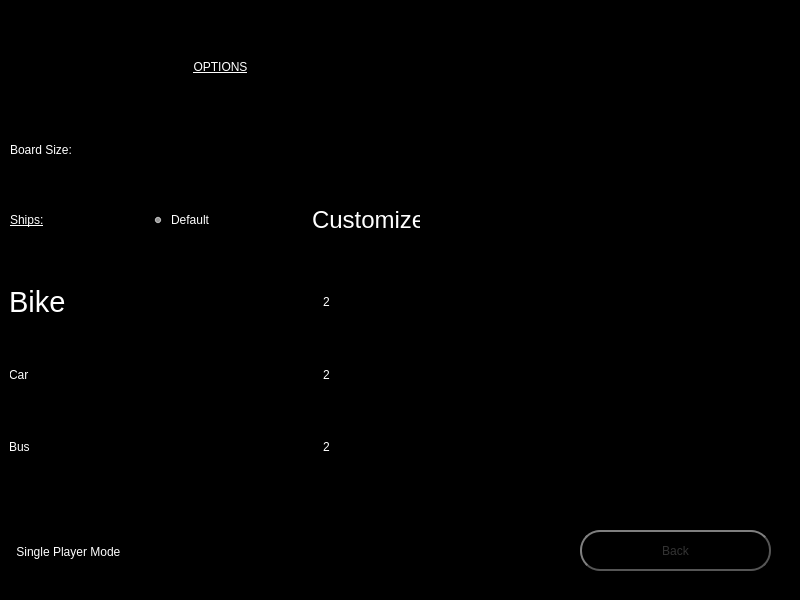
<?xml version="1.0" encoding="UTF-8"?>
<ui version="4.0">
 <class>OptionsPage</class>
 <widget class="QWidget" name="OptionsPage">
  <property name="geometry">
   <rect>
    <x>0</x>
    <y>0</y>
    <width>800</width>
    <height>600</height>
   </rect>
  </property>
  <property name="windowTitle">
   <string>Form</string>
  </property>
  <property name="styleSheet">
   <string notr="true">background-color: rgb(0, 0, 0);</string>
  </property>
  <widget class="QPushButton" name="backButtonOptions">
   <property name="geometry">
    <rect>
     <x>580</x>
     <y>530</y>
     <width>191</width>
     <height>41</height>
    </rect>
   </property>
   <property name="styleSheet">
    <string notr="true">QPushButton {
	font: 18pt &quot;MS Shell Dlg 2&quot;;
    color: #333;
    border: 2px solid #555;
    border-radius: 20px;
    border-style: outset;
    background: qradialgradient(
        cx: 0.3, cy: -0.4, fx: 0.3, fy: -0.4,
        radius: 1.35, stop: 0 #fff, stop: 1 #888
        );
    padding: 5px;
    }

QPushButton:hover {
    background: qradialgradient(
        cx: 0.3, cy: -0.4, fx: 0.3, fy: -0.4,
        radius: 1.35, stop: 0 #fff, stop: 1 #bbb
        );
    }

QPushButton:pressed {
    border-style: inset;
    background: qradialgradient(
        cx: 0.4, cy: -0.1, fx: 0.4, fy: -0.1,
        radius: 1.35, stop: 0 #fff, stop: 1 #ddd
        );
    }</string>
   </property>
   <property name="text">
    <string>Back</string>
   </property>
  </widget>
  <widget class="QWidget" name="horizontalLayoutWidget_4">
   <property name="geometry">
    <rect>
     <x>10</x>
     <y>520</y>
     <width>419</width>
     <height>64</height>
    </rect>
   </property>
   <layout class="QHBoxLayout" name="horizontalLayout_4">
    <item>
     <widget class="QCheckBox" name="SinglePlayerCB">
      <property name="maximumSize">
       <size>
        <width>250</width>
        <height>16777215</height>
       </size>
      </property>
      <property name="layoutDirection">
       <enum>Qt::RightToLeft</enum>
      </property>
      <property name="styleSheet">
       <string notr="true">font: 22pt &quot;MS Shell Dlg 2&quot;;
color: rgb(255, 255, 255);</string>
      </property>
      <property name="text">
       <string>Single Player Mode  </string>
      </property>
      <property name="iconSize">
       <size>
        <width>25</width>
        <height>25</height>
       </size>
      </property>
     </widget>
    </item>
    <item>
     <spacer name="horizontalSpacer">
      <property name="orientation">
       <enum>Qt::Horizontal</enum>
      </property>
      <property name="sizeHint" stdset="0">
       <size>
        <width>40</width>
        <height>20</height>
       </size>
      </property>
     </spacer>
    </item>
   </layout>
  </widget>
  <widget class="QWidget" name="verticalLayoutWidget">
   <property name="geometry">
    <rect>
     <x>10</x>
     <y>10</y>
     <width>421</width>
     <height>491</height>
    </rect>
   </property>
   <layout class="QVBoxLayout" name="verticalLayout">
    <item>
     <widget class="QLabel" name="optionsTitle">
      <property name="maximumSize">
       <size>
        <width>16777215</width>
        <height>60</height>
       </size>
      </property>
      <property name="styleSheet">
       <string notr="true">font: 75 26pt &quot;MS Shell Dlg 2&quot;;
color: rgb(255, 255, 255);
text-decoration: underline;</string>
      </property>
      <property name="text">
       <string>OPTIONS</string>
      </property>
      <property name="alignment">
       <set>Qt::AlignCenter</set>
      </property>
     </widget>
    </item>
    <item>
     <layout class="QHBoxLayout" name="horizontalLayout">
      <item>
       <widget class="QLabel" name="boardSizeLabel">
        <property name="maximumSize">
         <size>
          <width>200</width>
          <height>16777215</height>
         </size>
        </property>
        <property name="styleSheet">
         <string notr="true">font: 22pt &quot;MS Shell Dlg 2&quot;;
color: rgb(255, 255, 255);</string>
        </property>
        <property name="text">
         <string>Board Size:</string>
        </property>
       </widget>
      </item>
      <item>
       <spacer name="horizontalSpacer_2">
        <property name="orientation">
         <enum>Qt::Horizontal</enum>
        </property>
        <property name="sizeHint" stdset="0">
         <size>
          <width>40</width>
          <height>20</height>
         </size>
        </property>
       </spacer>
      </item>
      <item>
       <widget class="QLineEdit" name="boardSizeInput">
        <property name="maximumSize">
         <size>
          <width>40</width>
          <height>40</height>
         </size>
        </property>
        <property name="font">
         <font>
          <family>MS Shell Dlg 2</family>
          <pointsize>18</pointsize>
          <weight>50</weight>
          <italic>false</italic>
          <bold>false</bold>
         </font>
        </property>
        <property name="styleSheet">
         <string notr="true">font: 18pt &quot;MS Shell Dlg 2&quot;;</string>
        </property>
        <property name="text">
         <string>8</string>
        </property>
        <property name="alignment">
         <set>Qt::AlignCenter</set>
        </property>
       </widget>
      </item>
     </layout>
    </item>
    <item>
     <layout class="QHBoxLayout" name="horizontalLayout_3">
      <item>
       <widget class="QLabel" name="ShipsTitle">
        <property name="styleSheet">
         <string notr="true">font: 22pt &quot;MS Shell Dlg 2&quot;;
text-decoration: underline;
color: rgb(255, 255, 255);</string>
        </property>
        <property name="text">
         <string>Ships:</string>
        </property>
       </widget>
      </item>
      <item>
       <widget class="QRadioButton" name="isDefault">
        <property name="styleSheet">
         <string notr="true">font: 18pt &quot;MS Shell Dlg 2&quot;;
color: rgb(255, 255, 255);</string>
        </property>
        <property name="text">
         <string>Default</string>
        </property>
        <property name="checked">
         <bool>true</bool>
        </property>
       </widget>
      </item>
      <item>
       <widget class="QRadioButton" name="isCustomize">
        <property name="font">
         <font>
          <family>MS Shell Dlg 2</family>
          <pointsize>18</pointsize>
          <weight>50</weight>
          <italic>false</italic>
          <bold>false</bold>
         </font>
        </property>
        <property name="styleSheet">
         <string notr="true">font: 18pt &quot;MS Shell Dlg 2&quot;;
color: rgb(255, 255, 255);</string>
        </property>
        <property name="text">
         <string>Customize</string>
        </property>
       </widget>
      </item>
     </layout>
    </item>
    <item>
     <widget class="QStackedWidget" name="addShipsWidget">
      <property name="maximumSize">
       <size>
        <width>16777215</width>
        <height>200</height>
       </size>
      </property>
      <property name="currentIndex">
       <number>0</number>
      </property>
      <widget class="QWidget" name="defaultPage">
       <widget class="QWidget" name="gridLayoutWidget_5">
        <property name="geometry">
         <rect>
          <x>-1</x>
          <y>-1</y>
          <width>421</width>
          <height>211</height>
         </rect>
        </property>
        <layout class="QGridLayout" name="gridLayout_3">
         <item row="0" column="0">
          <widget class="QLabel" name="bikeLabel">
           <property name="font">
            <font>
             <family>MS Shell Dlg 2</family>
             <pointsize>22</pointsize>
             <weight>50</weight>
             <italic>false</italic>
             <bold>false</bold>
            </font>
           </property>
           <property name="styleSheet">
            <string notr="true">font: 22pt &quot;MS Shell Dlg 2&quot;;
color: rgb(255, 255, 255);</string>
           </property>
           <property name="text">
            <string>Bike</string>
           </property>
          </widget>
         </item>
         <item row="1" column="0">
          <widget class="QLabel" name="carLabel">
           <property name="styleSheet">
            <string notr="true">font: 22pt &quot;MS Shell Dlg 2&quot;;
color: rgb(255, 255, 255);</string>
           </property>
           <property name="text">
            <string>Car</string>
           </property>
          </widget>
         </item>
         <item row="2" column="0">
          <widget class="QLabel" name="busLabel">
           <property name="styleSheet">
            <string notr="true">font: 22pt &quot;MS Shell Dlg 2&quot;;
color: rgb(255, 255, 255);</string>
           </property>
           <property name="text">
            <string>Bus</string>
           </property>
          </widget>
         </item>
         <item row="0" column="1">
          <widget class="QLabel" name="defaultBikeCount">
           <property name="layoutDirection">
            <enum>Qt::LeftToRight</enum>
           </property>
           <property name="styleSheet">
            <string notr="true">font: 22pt &quot;MS Shell Dlg 2&quot;;
color: rgb(255, 255, 255);</string>
           </property>
           <property name="text">
            <string>2</string>
           </property>
           <property name="alignment">
            <set>Qt::AlignCenter</set>
           </property>
          </widget>
         </item>
         <item row="1" column="1">
          <widget class="QLabel" name="defaultCarCount">
           <property name="styleSheet">
            <string notr="true">font: 22pt &quot;MS Shell Dlg 2&quot;;
color: rgb(255, 255, 255);</string>
           </property>
           <property name="text">
            <string>2</string>
           </property>
           <property name="alignment">
            <set>Qt::AlignCenter</set>
           </property>
          </widget>
         </item>
         <item row="2" column="1">
          <widget class="QLabel" name="defaultBusCount">
           <property name="styleSheet">
            <string notr="true">font: 22pt &quot;MS Shell Dlg 2&quot;;
color: rgb(255, 255, 255);</string>
           </property>
           <property name="text">
            <string>2</string>
           </property>
           <property name="alignment">
            <set>Qt::AlignCenter</set>
           </property>
          </widget>
         </item>
        </layout>
       </widget>
      </widget>
      <widget class="QWidget" name="customizePage">
       <widget class="QWidget" name="gridLayoutWidget_3">
        <property name="geometry">
         <rect>
          <x>-1</x>
          <y>-11</y>
          <width>403</width>
          <height>221</height>
         </rect>
        </property>
        <layout class="QGridLayout" name="gridLayout">
         <item row="3" column="2">
          <widget class="QLabel" name="shipCount">
           <property name="maximumSize">
            <size>
             <width>45</width>
             <height>16777215</height>
            </size>
           </property>
           <property name="styleSheet">
            <string notr="true">font: 18pt &quot;MS Shell Dlg 2&quot;;
color: rgb(255, 255, 255);</string>
           </property>
           <property name="text">
            <string>0</string>
           </property>
           <property name="alignment">
            <set>Qt::AlignCenter</set>
           </property>
          </widget>
         </item>
         <item row="0" column="0">
          <widget class="QPushButton" name="addBike">
           <property name="maximumSize">
            <size>
             <width>100</width>
             <height>16777215</height>
            </size>
           </property>
           <property name="styleSheet">
            <string notr="true">QPushButton {
	font: 13pt &quot;MS Shell Dlg 2&quot;;
    color: #333;
    border: 2px solid #555;
    border-radius: 20px;
    border-style: outset;
    background: qradialgradient(
        cx: 0.3, cy: -0.4, fx: 0.3, fy: -0.4,
        radius: 1.35, stop: 0 #fff, stop: 1 #888
        );
    padding: 1px;
    }

QPushButton:hover {
    background: qradialgradient(
        cx: 0.3, cy: -0.4, fx: 0.3, fy: -0.4,
        radius: 1.35, stop: 0 #fff, stop: 1 #bbb
        );
    }

QPushButton:pressed {
    border-style: inset;
    background: qradialgradient(
        cx: 0.4, cy: -0.1, fx: 0.4, fy: -0.1,
        radius: 1.35, stop: 0 #fff, stop: 1 #ddd
        );
    }</string>
           </property>
           <property name="text">
            <string>Add Bike</string>
           </property>
          </widget>
         </item>
         <item row="1" column="0">
          <widget class="QPushButton" name="addCar">
           <property name="maximumSize">
            <size>
             <width>100</width>
             <height>16777215</height>
            </size>
           </property>
           <property name="styleSheet">
            <string notr="true">QPushButton {
	font: 13pt &quot;MS Shell Dlg 2&quot;;
    color: #333;
    border: 2px solid #555;
    border-radius: 20px;
    border-style: outset;
    background: qradialgradient(
        cx: 0.3, cy: -0.4, fx: 0.3, fy: -0.4,
        radius: 1.35, stop: 0 #fff, stop: 1 #888
        );
    padding: 1px;
    }

QPushButton:hover {
    background: qradialgradient(
        cx: 0.3, cy: -0.4, fx: 0.3, fy: -0.4,
        radius: 1.35, stop: 0 #fff, stop: 1 #bbb
        );
    }

QPushButton:pressed {
    border-style: inset;
    background: qradialgradient(
        cx: 0.4, cy: -0.1, fx: 0.4, fy: -0.1,
        radius: 1.35, stop: 0 #fff, stop: 1 #ddd
        );
    }</string>
           </property>
           <property name="text">
            <string>Add Car</string>
           </property>
          </widget>
         </item>
         <item row="0" column="2">
          <widget class="QLabel" name="bikeCount">
           <property name="maximumSize">
            <size>
             <width>45</width>
             <height>16777215</height>
            </size>
           </property>
           <property name="styleSheet">
            <string notr="true">font: 18pt &quot;MS Shell Dlg 2&quot;;
color: rgb(255, 255, 255);</string>
           </property>
           <property name="text">
            <string>2</string>
           </property>
           <property name="alignment">
            <set>Qt::AlignCenter</set>
           </property>
          </widget>
         </item>
         <item row="1" column="2">
          <widget class="QLabel" name="carCount">
           <property name="maximumSize">
            <size>
             <width>45</width>
             <height>16777215</height>
            </size>
           </property>
           <property name="styleSheet">
            <string notr="true">font: 18pt &quot;MS Shell Dlg 2&quot;;
color: rgb(255, 255, 255);</string>
           </property>
           <property name="text">
            <string>2</string>
           </property>
           <property name="alignment">
            <set>Qt::AlignCenter</set>
           </property>
          </widget>
         </item>
         <item row="3" column="0">
          <layout class="QHBoxLayout" name="horizontalLayout_5">
           <item>
            <widget class="QPushButton" name="addCustomShip">
             <property name="maximumSize">
              <size>
               <width>130</width>
               <height>16777215</height>
              </size>
             </property>
             <property name="styleSheet">
              <string notr="true">QPushButton {
	font: 13pt &quot;MS Shell Dlg 2&quot;;
    color: #333;
    border: 2px solid #555;
    border-radius: 20px;
    border-style: outset;
    background: qradialgradient(
        cx: 0.3, cy: -0.4, fx: 0.3, fy: -0.4,
        radius: 1.35, stop: 0 #fff, stop: 1 #888
        );
    padding: 1px;
    }

QPushButton:hover {
    background: qradialgradient(
        cx: 0.3, cy: -0.4, fx: 0.3, fy: -0.4,
        radius: 1.35, stop: 0 #fff, stop: 1 #bbb
        );
    }

QPushButton:pressed {
    border-style: inset;
    background: qradialgradient(
        cx: 0.4, cy: -0.1, fx: 0.4, fy: -0.1,
        radius: 1.35, stop: 0 #fff, stop: 1 #ddd
        );
    }</string>
             </property>
             <property name="text">
              <string>Add custom ship</string>
             </property>
            </widget>
           </item>
           <item>
            <widget class="QLineEdit" name="lengthInput">
             <property name="maximumSize">
              <size>
               <width>50</width>
               <height>16777215</height>
              </size>
             </property>
             <property name="styleSheet">
              <string notr="true">font: 12pt &quot;MS Shell Dlg 2&quot;;
color: rgb(255, 255, 255);</string>
             </property>
             <property name="text">
              <string>Length</string>
             </property>
             <property name="alignment">
              <set>Qt::AlignCenter</set>
             </property>
            </widget>
           </item>
           <item>
            <widget class="QLineEdit" name="widthInput">
             <property name="maximumSize">
              <size>
               <width>50</width>
               <height>80</height>
              </size>
             </property>
             <property name="styleSheet">
              <string notr="true">font: 12pt &quot;MS Shell Dlg 2&quot;;
color: rgb(255, 255, 255);</string>
             </property>
             <property name="text">
              <string>Width</string>
             </property>
             <property name="alignment">
              <set>Qt::AlignCenter</set>
             </property>
            </widget>
           </item>
          </layout>
         </item>
         <item row="2" column="0">
          <widget class="QPushButton" name="addBus">
           <property name="maximumSize">
            <size>
             <width>100</width>
             <height>16777215</height>
            </size>
           </property>
           <property name="styleSheet">
            <string notr="true">QPushButton {
	font: 13pt &quot;MS Shell Dlg 2&quot;;
    color: #333;
    border: 2px solid #555;
    border-radius: 20px;
    border-style: outset;
    background: qradialgradient(
        cx: 0.3, cy: -0.4, fx: 0.3, fy: -0.4,
        radius: 1.35, stop: 0 #fff, stop: 1 #888
        );
    padding: 1px;
    }

QPushButton:hover {
    background: qradialgradient(
        cx: 0.3, cy: -0.4, fx: 0.3, fy: -0.4,
        radius: 1.35, stop: 0 #fff, stop: 1 #bbb
        );
    }

QPushButton:pressed {
    border-style: inset;
    background: qradialgradient(
        cx: 0.4, cy: -0.1, fx: 0.4, fy: -0.1,
        radius: 1.35, stop: 0 #fff, stop: 1 #ddd
        );
    }</string>
           </property>
           <property name="text">
            <string>Add Bus</string>
           </property>
          </widget>
         </item>
         <item row="2" column="2">
          <widget class="QLabel" name="busCount">
           <property name="maximumSize">
            <size>
             <width>45</width>
             <height>16777215</height>
            </size>
           </property>
           <property name="styleSheet">
            <string notr="true">font: 18pt &quot;MS Shell Dlg 2&quot;;
color: rgb(255, 255, 255);</string>
           </property>
           <property name="text">
            <string>2</string>
           </property>
           <property name="alignment">
            <set>Qt::AlignCenter</set>
           </property>
          </widget>
         </item>
         <item row="3" column="1">
          <widget class="QPushButton" name="rmShip">
           <property name="maximumSize">
            <size>
             <width>100</width>
             <height>16777215</height>
            </size>
           </property>
           <property name="styleSheet">
            <string notr="true">QPushButton {
	font: 13pt &quot;MS Shell Dlg 2&quot;;
    color: #333;
    border: 2px solid #555;
    border-radius: 20px;
    border-style: outset;
    background: qradialgradient(
        cx: 0.3, cy: -0.4, fx: 0.3, fy: -0.4,
        radius: 1.35, stop: 0 #fff, stop: 1 #888
        );
    padding: 1px;
    }

QPushButton:hover {
    background: qradialgradient(
        cx: 0.3, cy: -0.4, fx: 0.3, fy: -0.4,
        radius: 1.35, stop: 0 #fff, stop: 1 #bbb
        );
    }

QPushButton:pressed {
    border-style: inset;
    background: qradialgradient(
        cx: 0.4, cy: -0.1, fx: 0.4, fy: -0.1,
        radius: 1.35, stop: 0 #fff, stop: 1 #ddd
        );
    }</string>
           </property>
           <property name="text">
            <string>Remove ship</string>
           </property>
          </widget>
         </item>
         <item row="2" column="1">
          <widget class="QPushButton" name="rmBus">
           <property name="maximumSize">
            <size>
             <width>100</width>
             <height>16777215</height>
            </size>
           </property>
           <property name="styleSheet">
            <string notr="true">QPushButton {
	font: 13pt &quot;MS Shell Dlg 2&quot;;
    color: #333;
    border: 2px solid #555;
    border-radius: 20px;
    border-style: outset;
    background: qradialgradient(
        cx: 0.3, cy: -0.4, fx: 0.3, fy: -0.4,
        radius: 1.35, stop: 0 #fff, stop: 1 #888
        );
    padding: 1px;
    }

QPushButton:hover {
    background: qradialgradient(
        cx: 0.3, cy: -0.4, fx: 0.3, fy: -0.4,
        radius: 1.35, stop: 0 #fff, stop: 1 #bbb
        );
    }

QPushButton:pressed {
    border-style: inset;
    background: qradialgradient(
        cx: 0.4, cy: -0.1, fx: 0.4, fy: -0.1,
        radius: 1.35, stop: 0 #fff, stop: 1 #ddd
        );
    }</string>
           </property>
           <property name="text">
            <string>Remove bus</string>
           </property>
          </widget>
         </item>
         <item row="0" column="1">
          <widget class="QPushButton" name="rrmBike">
           <property name="maximumSize">
            <size>
             <width>100</width>
             <height>16777215</height>
            </size>
           </property>
           <property name="font">
            <font>
             <family>MS Shell Dlg 2</family>
             <pointsize>13</pointsize>
             <weight>50</weight>
             <italic>false</italic>
             <bold>false</bold>
            </font>
           </property>
           <property name="styleSheet">
            <string notr="true">QPushButton {
	font: 13pt &quot;MS Shell Dlg 2&quot;;
    color: #333;
    border: 2px solid #555;
    border-radius: 20px;
    border-style: outset;
    background: qradialgradient(
        cx: 0.3, cy: -0.4, fx: 0.3, fy: -0.4,
        radius: 1.35, stop: 0 #fff, stop: 1 #888
        );
    padding: 1px;
    }

QPushButton:hover {
    background: qradialgradient(
        cx: 0.3, cy: -0.4, fx: 0.3, fy: -0.4,
        radius: 1.35, stop: 0 #fff, stop: 1 #bbb
        );
    }

QPushButton:pressed {
    border-style: inset;
    background: qradialgradient(
        cx: 0.4, cy: -0.1, fx: 0.4, fy: -0.1,
        radius: 1.35, stop: 0 #fff, stop: 1 #ddd
        );
    }</string>
           </property>
           <property name="text">
            <string>Remove bike</string>
           </property>
          </widget>
         </item>
         <item row="1" column="1">
          <widget class="QPushButton" name="rmCar">
           <property name="maximumSize">
            <size>
             <width>100</width>
             <height>16777215</height>
            </size>
           </property>
           <property name="styleSheet">
            <string notr="true">QPushButton {
	font: 13pt &quot;MS Shell Dlg 2&quot;;
    color: #333;
    border: 2px solid #555;
    border-radius: 20px;
    border-style: outset;
    background: qradialgradient(
        cx: 0.3, cy: -0.4, fx: 0.3, fy: -0.4,
        radius: 1.35, stop: 0 #fff, stop: 1 #888
        );
    padding: 1px;
    }

QPushButton:hover {
    background: qradialgradient(
        cx: 0.3, cy: -0.4, fx: 0.3, fy: -0.4,
        radius: 1.35, stop: 0 #fff, stop: 1 #bbb
        );
    }

QPushButton:pressed {
    border-style: inset;
    background: qradialgradient(
        cx: 0.4, cy: -0.1, fx: 0.4, fy: -0.1,
        radius: 1.35, stop: 0 #fff, stop: 1 #ddd
        );
    }</string>
           </property>
           <property name="text">
            <string>Remove car</string>
           </property>
          </widget>
         </item>
        </layout>
       </widget>
      </widget>
     </widget>
    </item>
   </layout>
  </widget>
  <widget class="QFrame" name="frame">
   <property name="geometry">
    <rect>
     <x>420</x>
     <y>10</y>
     <width>371</width>
     <height>221</height>
    </rect>
   </property>
   <property name="styleSheet">
    <string notr="true">image: url(:/BattleShipLogo.svg);</string>
   </property>
   <property name="frameShape">
    <enum>QFrame::StyledPanel</enum>
   </property>
   <property name="frameShadow">
    <enum>QFrame::Raised</enum>
   </property>
  </widget>
 </widget>
 <resources/>
 <connections/>
</ui>
